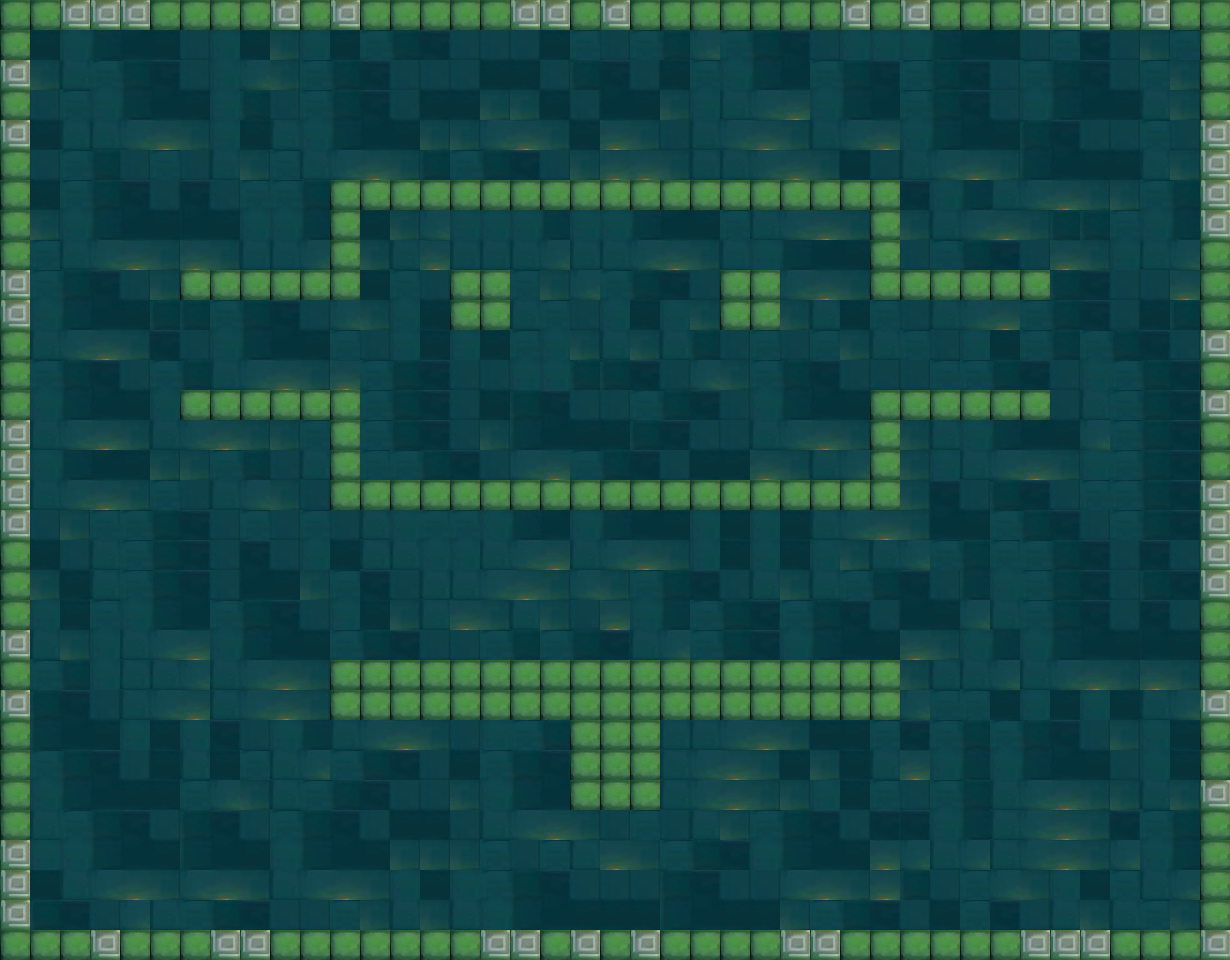

A level layout from a 2D game, rendered from its tile map. Below: a short description, then the map file with tile-grid data replaced by summaries:
An orthogonal 41x32 tile map with 30x30 px tiles, 1 tile layer (Слой тайлов 1), 2 tilesets.

<map version="1.5" tiledversion="1.7.2" orientation="orthogonal" renderorder="right-down" width="41" height="32" tilewidth="30" tileheight="30" infinite="0" nextlayerid="2" nextobjectid="1">
 <tileset firstgid="1" source="Наборы тайлов/Пол для третьей локации.tsx" />
 <tileset firstgid="13" source="Наборы тайлов/Стены для третьей локации.tsx" />
 <layer id="1" name="Слой тайлов 1" width="41" height="32">
  <data>[1312 cells, 1312 non-empty, 14 distinct tile ids]</data>
 </layer>
</map>